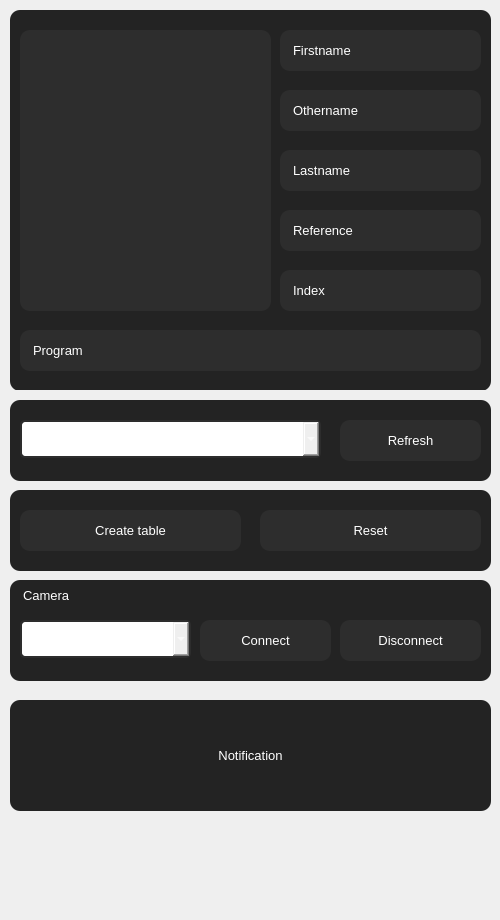
                <widget class="QFrame" name="left_frame">
                 <property name="minimumSize">
                  <size>
                   <width>500</width>
                   <height>0</height>
                  </size>
                 </property>
                 <property name="maximumSize">
                  <size>
                   <width>400</width>
                   <height>16777215</height>
                  </size>
                 </property>
                 <property name="styleSheet">
                  <string notr="true"/>
                 </property>
                 <property name="frameShape">
                  <enum>QFrame::NoFrame</enum>
                 </property>
                 <property name="frameShadow">
                  <enum>QFrame::Raised</enum>
                 </property>
                 <layout class="QVBoxLayout" name="verticalLayout_6">
                  <property name="spacing">
                   <number>0</number>
                  </property>
                  <property name="leftMargin">
                   <number>0</number>
                  </property>
                  <property name="topMargin">
                   <number>0</number>
                  </property>
                  <property name="rightMargin">
                   <number>0</number>
                  </property>
                  <property name="bottomMargin">
                   <number>0</number>
                  </property>
                  <item>
                   <widget class="QFrame" name="info_frame">
                    <property name="minimumSize">
                     <size>
                      <width>0</width>
                      <height>390</height>
                     </size>
                    </property>
                    <property name="maximumSize">
                     <size>
                      <width>16777215</width>
                      <height>390</height>
                     </size>
                    </property>
                    <property name="frameShape">
                     <enum>QFrame::NoFrame</enum>
                    </property>
                    <property name="frameShadow">
                     <enum>QFrame::Raised</enum>
                    </property>
                    <widget class="QLabel" name="image">
                     <property name="geometry">
                      <rect>
                       <x>20</x>
                       <y>30</y>
                       <width>251</width>
                       <height>281</height>
                      </rect>
                     </property>
                     <property name="font">
                      <font>
                       <family>Arial</family>
                       <pointsize>14</pointsize>
                       <weight>50</weight>
                       <bold>false</bold>
                      </font>
                     </property>
                     <property name="styleSheet">
                      <string notr="true">QLabel{
	color: rgb(255, 255, 255);
	background-color: rgb(45, 45, 45);
	border-radius: 10px;
}</string>
                     </property>
                     <property name="text">
                      <string/>
                     </property>
                     <property name="pixmap">
                      <pixmap resource="../resource/asset.qrc">:/icons/asset/image.svg</pixmap>
                     </property>
                     <property name="alignment">
                      <set>Qt::AlignCenter</set>
                     </property>
                    </widget>
                    <widget class="QLabel" name="firstname">
                     <property name="geometry">
                      <rect>
                       <x>280</x>
                       <y>30</y>
                       <width>201</width>
                       <height>41</height>
                      </rect>
                     </property>
                     <property name="font">
                      <font>
                       <family>MS Shell Dlg 2</family>
                       <pointsize>10</pointsize>
                       <weight>50</weight>
                       <bold>false</bold>
                      </font>
                     </property>
                     <property name="styleSheet">
                      <string notr="true">QLabel{
	color: rgb(255, 255, 255);
	background-color: rgb(45, 45, 45);
	border-radius: 10px;
	padding-left:10px;

}</string>
                     </property>
                     <property name="text">
                      <string>Firstname</string>
                     </property>
                     <property name="alignment">
                      <set>Qt::AlignLeading|Qt::AlignLeft|Qt::AlignVCenter</set>
                     </property>
                    </widget>
                    <widget class="QLabel" name="middlename">
                     <property name="geometry">
                      <rect>
                       <x>280</x>
                       <y>90</y>
                       <width>201</width>
                       <height>41</height>
                      </rect>
                     </property>
                     <property name="font">
                      <font>
                       <family>MS Shell Dlg 2</family>
                       <pointsize>10</pointsize>
                       <weight>50</weight>
                       <bold>false</bold>
                      </font>
                     </property>
                     <property name="styleSheet">
                      <string notr="true">QLabel{
	color: rgb(255, 255, 255);
	background-color: rgb(45, 45, 45);
	border-radius: 10px;
	padding-left:10px;

}</string>
                     </property>
                     <property name="text">
                      <string>Othername</string>
                     </property>
                     <property name="alignment">
                      <set>Qt::AlignLeading|Qt::AlignLeft|Qt::AlignVCenter</set>
                     </property>
                    </widget>
                    <widget class="QLabel" name="lastname">
                     <property name="geometry">
                      <rect>
                       <x>280</x>
                       <y>150</y>
                       <width>201</width>
                       <height>41</height>
                      </rect>
                     </property>
                     <property name="font">
                      <font>
                       <family>MS Shell Dlg 2</family>
                       <pointsize>10</pointsize>
                       <weight>50</weight>
                       <bold>false</bold>
                      </font>
                     </property>
                     <property name="styleSheet">
                      <string notr="true">QLabel{
	color: rgb(255, 255, 255);
	background-color: rgb(45, 45, 45);
	border-radius: 10px;
	padding-left:10px;

}



</string>
                     </property>
                     <property name="text">
                      <string>Lastname</string>
                     </property>
                     <property name="alignment">
                      <set>Qt::AlignLeading|Qt::AlignLeft|Qt::AlignVCenter</set>
                     </property>
                    </widget>
                    <widget class="QLabel" name="refrence">
                     <property name="geometry">
                      <rect>
                       <x>280</x>
                       <y>210</y>
                       <width>201</width>
                       <height>41</height>
                      </rect>
                     </property>
                     <property name="font">
                      <font>
                       <family>MS Shell Dlg 2</family>
                       <pointsize>10</pointsize>
                       <weight>50</weight>
                       <bold>false</bold>
                      </font>
                     </property>
                     <property name="styleSheet">
                      <string notr="true">QLabel{
	color: rgb(255, 255, 255);
	background-color: rgb(45, 45, 45);
	border-radius: 10px;
	padding-left:10px;

}</string>
                     </property>
                     <property name="text">
                      <string>Reference</string>
                     </property>
                     <property name="alignment">
                      <set>Qt::AlignLeading|Qt::AlignLeft|Qt::AlignVCenter</set>
                     </property>
                    </widget>
                    <widget class="QLabel" name="index">
                     <property name="geometry">
                      <rect>
                       <x>280</x>
                       <y>270</y>
                       <width>201</width>
                       <height>41</height>
                      </rect>
                     </property>
                     <property name="font">
                      <font>
                       <family>MS Shell Dlg 2</family>
                       <pointsize>10</pointsize>
                       <weight>50</weight>
                       <bold>false</bold>
                      </font>
                     </property>
                     <property name="styleSheet">
                      <string notr="true">QLabel{
	color: rgb(255, 255, 255);
	background-color: rgb(45, 45, 45);
	border-radius: 10px;
	padding-left:10px;

}</string>
                     </property>
                     <property name="text">
                      <string>Index</string>
                     </property>
                     <property name="alignment">
                      <set>Qt::AlignLeading|Qt::AlignLeft|Qt::AlignVCenter</set>
                     </property>
                    </widget>
                    <widget class="QLabel" name="program">
                     <property name="geometry">
                      <rect>
                       <x>20</x>
                       <y>330</y>
                       <width>461</width>
                       <height>41</height>
                      </rect>
                     </property>
                     <property name="font">
                      <font>
                       <family>MS Shell Dlg 2</family>
                       <pointsize>10</pointsize>
                       <weight>50</weight>
                       <bold>false</bold>
                      </font>
                     </property>
                     <property name="styleSheet">
                      <string notr="true">QLabel{
	color: rgb(255, 255, 255);
	background-color: rgb(45, 45, 45);
	border-radius: 10px;
	padding-left:10px;

}</string>
                     </property>
                     <property name="text">
                      <string>Program</string>
                     </property>
                     <property name="alignment">
                      <set>Qt::AlignLeading|Qt::AlignLeft|Qt::AlignVCenter</set>
                     </property>
                    </widget>
                    <widget class="QLabel" name="image_2">
                     <property name="geometry">
                      <rect>
                       <x>10</x>
                       <y>10</y>
                       <width>481</width>
                       <height>381</height>
                      </rect>
                     </property>
                     <property name="font">
                      <font>
                       <family>Arial</family>
                       <pointsize>14</pointsize>
                       <weight>50</weight>
                       <bold>false</bold>
                      </font>
                     </property>
                     <property name="styleSheet">
                      <string notr="true">QLabel{
	color: rgb(255, 255, 255);
	background-color: rgb(35, 35, 35);
	border-radius: 10px;
}</string>
                     </property>
                     <property name="text">
                      <string/>
                     </property>
                     <property name="alignment">
                      <set>Qt::AlignCenter</set>
                     </property>
                    </widget>
                    <zorder>image_2</zorder>
                    <zorder>image</zorder>
                    <zorder>firstname</zorder>
                    <zorder>middlename</zorder>
                    <zorder>lastname</zorder>
                    <zorder>refrence</zorder>
                    <zorder>index</zorder>
                    <zorder>program</zorder>
                   </widget>
                  </item>
                  <item>
                   <widget class="QFrame" name="frame_3">
                    <property name="minimumSize">
                     <size>
                      <width>0</width>
                      <height>530</height>
                     </size>
                    </property>
                    <property name="maximumSize">
                     <size>
                      <width>16777215</width>
                      <height>530</height>
                     </size>
                    </property>
                    <property name="frameShape">
                     <enum>QFrame::NoFrame</enum>
                    </property>
                    <property name="frameShadow">
                     <enum>QFrame::Raised</enum>
                    </property>
                    <widget class="QLabel" name="label_notification">
                     <property name="geometry">
                      <rect>
                       <x>10</x>
                       <y>310</y>
                       <width>481</width>
                       <height>111</height>
                      </rect>
                     </property>
                     <property name="font">
                      <font>
                       <family>MS Shell Dlg 2</family>
                       <pointsize>10</pointsize>
                       <weight>50</weight>
                       <bold>false</bold>
                      </font>
                     </property>
                     <property name="styleSheet">
                      <string notr="true">QLabel{
	color: rgb(255, 255, 255);
	background-color: rgb(35, 35, 35);
	border-radius: 10px;
}</string>
                     </property>
                     <property name="text">
                      <string>Notification</string>
                     </property>
                     <property name="alignment">
                      <set>Qt::AlignCenter</set>
                     </property>
                     <property name="wordWrap">
                      <bool>true</bool>
                     </property>
                    </widget>
                    <widget class="QPushButton" name="btn_connect_detect">
                     <property name="geometry">
                      <rect>
                       <x>200</x>
                       <y>230</y>
                       <width>131</width>
                       <height>41</height>
                      </rect>
                     </property>
                     <property name="font">
                      <font>
                       <pointsize>10</pointsize>
                      </font>
                     </property>
                     <property name="styleSheet">
                      <string notr="true">QPushButton{
	color: rgb(255, 255, 255);
	background-color: rgb(45, 45, 45);
	border:none;
	border-radius: 10px;
}

QPushButton:hover{
	border-radius: 20px;
}

QPushButton:pressed{
	border: 2px solid rgb(255,255,255);	
}</string>
                     </property>
                     <property name="text">
                      <string>Connect</string>
                     </property>
                     <property name="icon">
                      <iconset resource="../resource/asset.qrc">
                       <normaloff>:/icons/asset/video.svg</normaloff>:/icons/asset/video.svg</iconset>
                     </property>
                     <property name="iconSize">
                      <size>
                       <width>30</width>
                       <height>30</height>
                      </size>
                     </property>
                     <property name="flat">
                      <bool>true</bool>
                     </property>
                    </widget>
                    <widget class="QPushButton" name="btn_disconnect">
                     <property name="geometry">
                      <rect>
                       <x>340</x>
                       <y>230</y>
                       <width>141</width>
                       <height>41</height>
                      </rect>
                     </property>
                     <property name="font">
                      <font>
                       <pointsize>10</pointsize>
                      </font>
                     </property>
                     <property name="styleSheet">
                      <string notr="true">QPushButton{
	color: rgb(255, 255, 255);
	background-color: rgb(45, 45, 45);
	border:none;
	border-radius: 10px;
}

QPushButton:hover{
	border-radius: 20px;
}

QPushButton:pressed{
	border: 2px solid rgb(255,255,255);	
}</string>
                     </property>
                     <property name="text">
                      <string>Disconnect</string>
                     </property>
                     <property name="icon">
                      <iconset resource="../resource/asset.qrc">
                       <normaloff>:/icons/asset/video-off.svg</normaloff>:/icons/asset/video-off.svg</iconset>
                     </property>
                     <property name="iconSize">
                      <size>
                       <width>30</width>
                       <height>30</height>
                      </size>
                     </property>
                     <property name="flat">
                      <bool>true</bool>
                     </property>
                    </widget>
                    <widget class="QComboBox" name="comboBox">
                     <property name="geometry">
                      <rect>
                       <x>20</x>
                       <y>230</y>
                       <width>171</width>
                       <height>38</height>
                      </rect>
                     </property>
                     <property name="minimumSize">
                      <size>
                       <width>0</width>
                       <height>38</height>
                      </size>
                     </property>
                     <property name="maximumSize">
                      <size>
                       <width>16777215</width>
                       <height>38</height>
                      </size>
                     </property>
                     <property name="font">
                      <font>
                       <pointsize>10</pointsize>
                      </font>
                     </property>
                     <property name="styleSheet">
                      <string notr="true">QComboBox{
	color: rgb(255, 255, 255);
	border: 2px solid rgb(45, 45, 45);
	padding-left:10px;
	border-radius: 5px;
}</string>
                     </property>
                     <property name="frame">
                      <bool>false</bool>
                     </property>
                    </widget>
                    <widget class="QLabel" name="firstname_23">
                     <property name="geometry">
                      <rect>
                       <x>10</x>
                       <y>190</y>
                       <width>481</width>
                       <height>101</height>
                      </rect>
                     </property>
                     <property name="font">
                      <font>
                       <family>Arial</family>
                       <pointsize>10</pointsize>
                       <weight>50</weight>
                       <bold>false</bold>
                      </font>
                     </property>
                     <property name="styleSheet">
                      <string notr="true">QLabel{
	color: rgb(255, 255, 255);
	background-color: rgb(35, 35, 35);
	border-radius: 10px;
	padding-left:10px;
	padding-top:5px;
}</string>
                     </property>
                     <property name="text">
                      <string>Camera</string>
                     </property>
                     <property name="alignment">
                      <set>Qt::AlignLeading|Qt::AlignLeft|Qt::AlignTop</set>
                     </property>
                    </widget>
                    <widget class="QLabel" name="firstname_24">
                     <property name="geometry">
                      <rect>
                       <x>10</x>
                       <y>100</y>
                       <width>481</width>
                       <height>81</height>
                      </rect>
                     </property>
                     <property name="font">
                      <font>
                       <family>Arial</family>
                       <pointsize>10</pointsize>
                       <weight>50</weight>
                       <bold>false</bold>
                      </font>
                     </property>
                     <property name="styleSheet">
                      <string notr="true">QLabel{
	color: rgb(255, 255, 255);
	background-color: rgb(35, 35, 35);
	border-radius: 10px;
	padding-left:10px;
}</string>
                     </property>
                     <property name="text">
                      <string/>
                     </property>
                     <property name="alignment">
                      <set>Qt::AlignLeading|Qt::AlignLeft|Qt::AlignTop</set>
                     </property>
                    </widget>
                    <widget class="QPushButton" name="btn_clear_label">
                     <property name="geometry">
                      <rect>
                       <x>260</x>
                       <y>120</y>
                       <width>221</width>
                       <height>41</height>
                      </rect>
                     </property>
                     <property name="font">
                      <font>
                       <pointsize>10</pointsize>
                      </font>
                     </property>
                     <property name="styleSheet">
                      <string notr="true">QPushButton{
	color: rgb(255, 255, 255);
	background-color: rgb(45, 45, 45);
	border:none;
	border-radius: 10px;
}

QPushButton:hover{
	border-radius: 20px;
}

QPushButton:pressed{
	border: 2px solid rgb(255,255,255);	
}</string>
                     </property>
                     <property name="text">
                      <string>Reset</string>
                     </property>
                     <property name="icon">
                      <iconset resource="../resource/asset.qrc">
                       <normaloff>:/icons/asset/delete.svg</normaloff>:/icons/asset/delete.svg</iconset>
                     </property>
                     <property name="iconSize">
                      <size>
                       <width>30</width>
                       <height>30</height>
                      </size>
                     </property>
                     <property name="flat">
                      <bool>true</bool>
                     </property>
                    </widget>
                    <widget class="QPushButton" name="btn_open_database">
                     <property name="geometry">
                      <rect>
                       <x>20</x>
                       <y>120</y>
                       <width>221</width>
                       <height>41</height>
                      </rect>
                     </property>
                     <property name="font">
                      <font>
                       <pointsize>10</pointsize>
                      </font>
                     </property>
                     <property name="styleSheet">
                      <string notr="true">QPushButton{
	color: rgb(255, 255, 255);
	background-color: rgb(45, 45, 45);
	border:none;
	border-radius: 10px;
}

QPushButton:hover{
	border-radius: 20px;
}

QPushButton:pressed{
	border: 2px solid rgb(255,255,255);	
}</string>
                     </property>
                     <property name="text">
                      <string>Create table</string>
                     </property>
                     <property name="icon">
                      <iconset resource="../resource/asset.qrc">
                       <normaloff>:/icons/asset/database.svg</normaloff>:/icons/asset/database.svg</iconset>
                     </property>
                     <property name="iconSize">
                      <size>
                       <width>30</width>
                       <height>30</height>
                      </size>
                     </property>
                     <property name="flat">
                      <bool>true</bool>
                     </property>
                    </widget>
                    <widget class="QLabel" name="firstname_25">
                     <property name="geometry">
                      <rect>
                       <x>10</x>
                       <y>10</y>
                       <width>481</width>
                       <height>81</height>
                      </rect>
                     </property>
                     <property name="font">
                      <font>
                       <family>Arial</family>
                       <pointsize>10</pointsize>
                       <weight>50</weight>
                       <bold>false</bold>
                      </font>
                     </property>
                     <property name="styleSheet">
                      <string notr="true">QLabel{
	color: rgb(255, 255, 255);
	background-color: rgb(35, 35, 35);
	border-radius: 10px;
	padding-left:10px;
}</string>
                     </property>
                     <property name="text">
                      <string/>
                     </property>
                     <property name="alignment">
                      <set>Qt::AlignLeading|Qt::AlignLeft|Qt::AlignTop</set>
                     </property>
                    </widget>
                    <widget class="QComboBox" name="database_tables">
                     <property name="geometry">
                      <rect>
                       <x>20</x>
                       <y>30</y>
                       <width>301</width>
                       <height>38</height>
                      </rect>
                     </property>
                     <property name="minimumSize">
                      <size>
                       <width>0</width>
                       <height>38</height>
                      </size>
                     </property>
                     <property name="maximumSize">
                      <size>
                       <width>16777215</width>
                       <height>38</height>
                      </size>
                     </property>
                     <property name="font">
                      <font>
                       <pointsize>10</pointsize>
                      </font>
                     </property>
                     <property name="styleSheet">
                      <string notr="true">QComboBox{
	color: rgb(255, 255, 255);
	border: 2px solid rgb(45, 45, 45);
	padding-left:10px;
	border-radius: 5px;
}</string>
                     </property>
                     <property name="frame">
                      <bool>false</bool>
                     </property>
                    </widget>
                    <widget class="QPushButton" name="btn_refresh">
                     <property name="geometry">
                      <rect>
                       <x>340</x>
                       <y>30</y>
                       <width>141</width>
                       <height>41</height>
                      </rect>
                     </property>
                     <property name="font">
                      <font>
                       <pointsize>10</pointsize>
                      </font>
                     </property>
                     <property name="styleSheet">
                      <string notr="true">QPushButton{
	color: rgb(255, 255, 255);
	background-color: rgb(45, 45, 45);
	border:none;
	border-radius: 10px;
}

QPushButton:hover{
	border-radius: 20px;
}

QPushButton:pressed{
	border: 2px solid rgb(255,255,255);	
}</string>
                     </property>
                     <property name="text">
                      <string>Refresh</string>
                     </property>
                     <property name="icon">
                      <iconset resource="../resource/asset.qrc">
                       <normaloff>:/icons/asset/refresh-cw.svg</normaloff>:/icons/asset/refresh-cw.svg</iconset>
                     </property>
                     <property name="iconSize">
                      <size>
                       <width>30</width>
                       <height>30</height>
                      </size>
                     </property>
                     <property name="flat">
                      <bool>true</bool>
                     </property>
                    </widget>
                    <zorder>firstname_23</zorder>
                    <zorder>label_notification</zorder>
                    <zorder>btn_connect_detect</zorder>
                    <zorder>btn_disconnect</zorder>
                    <zorder>comboBox</zorder>
                    <zorder>firstname_24</zorder>
                    <zorder>btn_clear_label</zorder>
                    <zorder>btn_open_database</zorder>
                    <zorder>firstname_25</zorder>
                    <zorder>database_tables</zorder>
                    <zorder>btn_refresh</zorder>
                   </widget>
                  </item>
                 </layout>
                </widget>
